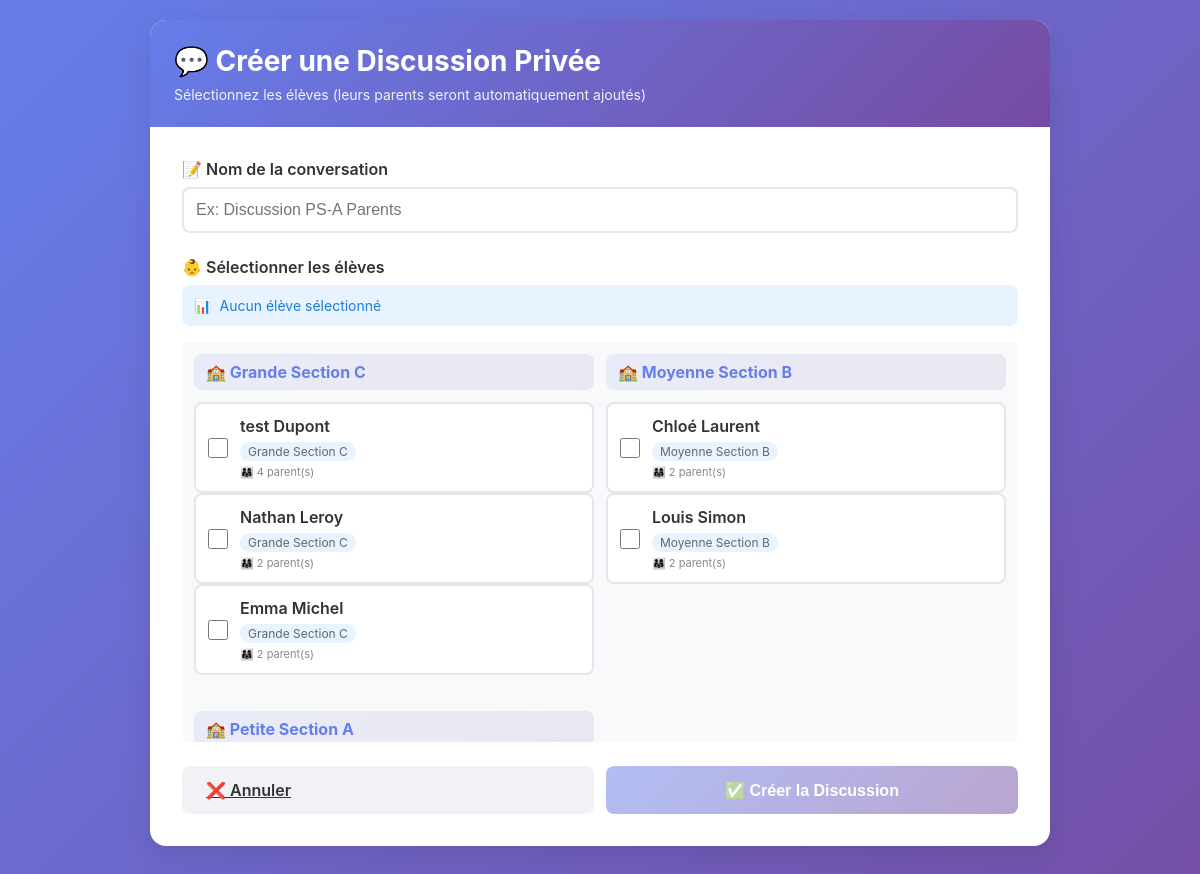
The app's page /niveaux/maternelle/create-conversation/ (signed in) with its own data.
### school_core/models.py (models this page shows, shortened)
class Classroom(models.Model):
    level = models.ForeignKey(SchoolLevel, on_delete=models.CASCADE, related_name='classrooms')
    name = models.CharField(max_length=50)
    teacher = models.ForeignKey(
        settings.AUTH_USER_MODEL,
        on_delete=models.SET_NULL,
        null=True,
        blank=True,
        limit_choices_to={'is_teacher': True},
        related_name='taught_classes'
    )
    school_year = models.CharField(max_length=9, default='2025-2026')
    class Meta:
        verbose_name = "Classe"
        verbose_name_plural = "Classes"
        ordering = ['level', 'name']

class Student(models.Model):
    first_name = models.CharField(max_length=50, verbose_name="Prénom")
    last_name = models.CharField(max_length=50, verbose_name="Nom")
    date_of_birth = models.DateField(null=True, blank=True, verbose_name="Date de naissance")
    classroom = models.ForeignKey(
        Classroom,
        on_delete=models.SET_NULL,
        null=True,
        blank=True,
        related_name='students'
    )
    parents = models.ManyToManyField(
        settings.AUTH_USER_MODEL,
        related_name='children',
        limit_choices_to={'is_parent': True},
        blank=True
    )
    photo = models.ImageField(upload_to='students/%Y/', blank=True, null=True)
    class Meta:
        verbose_name = "Élève"
        verbose_name_plural = "Élèves"
        ordering = ['last_name', 'first_name']

### interfaces/views_maternelle.py (the view, shortened to what this page needs)
# urls.py: path('maternelle/create-conversation/', views_maternelle.create_conversation, name='create_conversation'),
@login_required
def create_conversation(request):
    if not (request.user.is_teacher or request.user.is_director):
        django_messages.error(request, "Seuls les enseignants et directeurs peuvent créer des conversations")
        return redirect('/niveaux/maternelle/')
    level = get_object_or_404(SchoolLevel, slug='maternelle')
    if request.user.is_director:
        classrooms = Classroom.objects.filter(level=level)
    else:
        classrooms = request.user.taught_classes.filter(level=level)
    students = Student.objects.filter(classroom__in=classrooms).select_related('classroom').order_by('classroom__name', 'last_name', 'first_name')
    context = {
        'level': level,
        'classrooms': classrooms,
        'students': students,
    }
    return render(request, 'maternelle/create_conversation.html', context)

### interfaces/templates/maternelle/create_conversation.html (shortened to what this page needs)
<!DOCTYPE html>
<html lang="fr">
<head>
</head>
<body>
    <div class="container">
        <div class="header">
            <h1>💬 Créer une Discussion Privée</h1>
            <p>Sélectionnez les élèves (leurs parents seront automatiquement ajoutés)</p>
        </div>
        <div class="form-content">
            <form method="POST" id="createConversationForm">
                <div class="form-group">
                    <label for="name">📝 Nom de la conversation</label>
                    <input type="text" id="name" name="name" placeholder="Ex: Discussion PS-A Parents" required>
                </div>
                <div class="form-group">
                    <label>👶 Sélectionner les élèves</label>
                    <div class="selection-info">
                        <span>📊</span>
                        <span id="selectionCount">Aucun élève sélectionné</span>
                    </div>
                    {% regroup students by classroom as classroom_list %}
                    <div class="students-grid">
                        {% for classroom_group in classroom_list %}
                            <div class="class-section">
                                <div class="class-header">
                                    🏫 {{ classroom_group.grouper.name }}
                                </div>
                                {% for student in classroom_group.list %}
                                    <div class="student-item" onclick="toggleCheckbox(this)">
                                        <input type="checkbox" name="students" value="{{ student.id }}" onchange="updateSelectionCount()">
                                        <div class="student-info">
                                            <div class="student-name">{{ student.first_name }} {{ student.last_name }}</div>
                                            <div class="student-class">{{ student.classroom.name }}</div>
                                            <div class="student-parents">
                                                👨‍👩‍👧 {{ student.parents.count }} parent(s)
                                            </div>
                                        </div>
                                    </div>
                                {% endfor %}
                            </div>
                        {% endfor %}
                    </div>
                </div>
                <div class="actions">
                    <a href="/niveaux/maternelle/" class="btn btn-secondary">❌ Annuler</a>
                    <button type="submit" class="btn btn-primary" id="submitBtn" disabled>✅ Créer la Discussion</button>
                </div>
            </form>
        </div>
    </div>
</body>
</html>

### interfaces/templates/maternelle/create_conversation.html (style rules this page uses)
* { margin: 0; padding: 0; box-sizing: border-box; }
body { font-family: -apple-system, BlinkMacSystemFont, 'Segoe UI', Roboto, Helvetica, Arial, sans-serif; background: linear-gradient(135deg, #667eea 0%, #764ba2 100%); min-height: 100vh; padding: 20px; }
.container { max-width: 900px; margin: 0 auto; background: white; border-radius: 16px; box-shadow: 0 8px 32px rgba(0, 0, 0, 0.1); overflow: hidden; }
.header { background: linear-gradient(135deg, #667eea 0%, #764ba2 100%); color: white; padding: 24px; }
.header h1 { font-size: 28px; margin-bottom: 8px; }
.header p { opacity: 0.9; font-size: 14px; }
.form-content { padding: 32px; }
.form-group { margin-bottom: 24px; }
.form-group label { display: block; margin-bottom: 8px; font-weight: 600; color: #333; }
.form-group input[type="text"] { width: 100%; padding: 12px; border: 2px solid #e4e6eb; border-radius: 8px; font-size: 16px; transition: border-color 0.3s; }
.students-grid { display: grid; grid-template-columns: repeat(auto-fill, minmax(280px, 1fr)); gap: 12px; max-height: 400px; overflow-y: auto; padding: 12px; background: #f8f9fa; border-radius: 8px; }
.student-item { display: flex; align-items: center; padding: 12px; background: white; border-radius: 8px; border: 2px solid #e4e6eb; cursor: pointer; transition: all 0.2s; }
.student-item input[type="checkbox"] { width: 20px; height: 20px; margin-right: 12px; cursor: pointer; accent-color: #667eea; }
.student-info { flex: 1; }
.student-name { font-weight: 600; color: #333; margin-bottom: 4px; }
.student-class { font-size: 12px; color: #65676b; display: inline-block; padding: 2px 8px; background: #e7f3ff; border-radius: 12px; }
.student-parents { font-size: 11px; color: #888; margin-top: 4px; }
.class-section { margin-bottom: 24px; }
.class-header { font-size: 16px; font-weight: 700; color: #667eea; margin-bottom: 12px; padding: 8px 12px; background: linear-gradient(135deg, rgba(102, 126, 234, 0.1), rgba(118, 75, 162, 0.1)); border-radius: 8px; }
.selection-info { background: #e7f3ff; padding: 12px; border-radius: 8px; margin-bottom: 16px; font-size: 14px; color: #1c7ed6; display: flex; align-items: center; gap: 8px; }
.actions { display: flex; gap: 12px; margin-top: 24px; }
.btn { flex: 1; padding: 14px 24px; border: none; border-radius: 8px; font-size: 16px; font-weight: 600; cursor: pointer; transition: all 0.3s; }
.btn-primary { background: linear-gradient(135deg, #667eea 0%, #764ba2 100%); color: white; }
.btn-primary:disabled { opacity: 0.5; cursor: not-allowed; transform: none; }
.btn-secondary { background: #f0f2f5; color: #333; }

### records on screen
Classroom: grouper.name "Grande Section C"
Student: first_name "test", last_name "Dupont", classroom.name "Grande Section C", parents.count "4"
Student: first_name "Nathan", last_name "Leroy", classroom.name "Grande Section C", parents.count "2"
Student: first_name "Emma", last_name "Michel", classroom.name "Grande Section C", parents.count "2"
Classroom: grouper.name "Moyenne Section B"
Student: first_name "Chloé", last_name "Laurent", classroom.name "Moyenne Section B", parents.count "2"
Student: first_name "Louis", last_name "Simon", classroom.name "Moyenne Section B", parents.count "2"
Classroom: grouper.name "Petite Section A"
